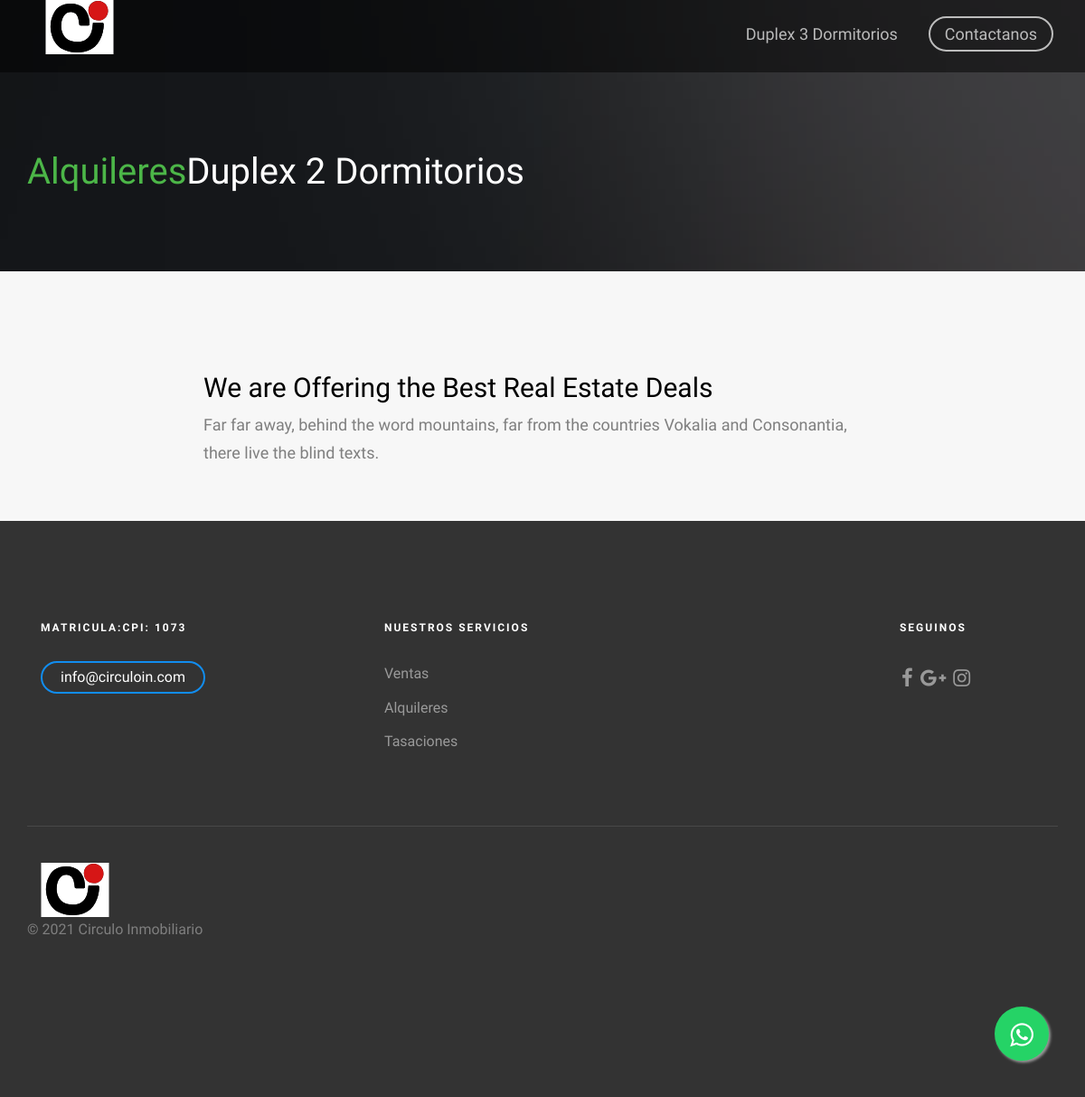
The app's page /alquileres/alqui_duplexdosdormi/, older data.
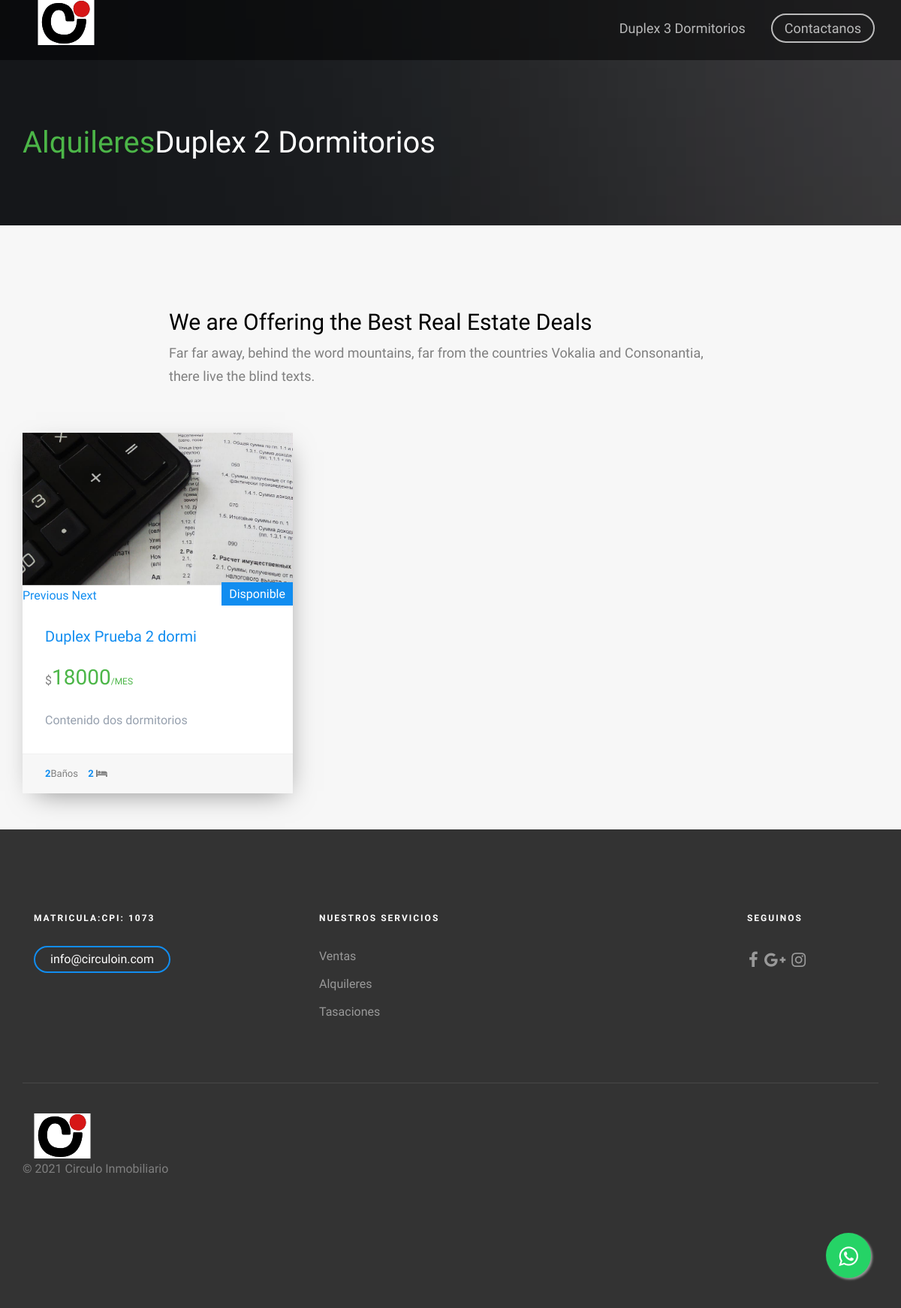
The same page, newer data.
### Alquileres/models.py (models this page shows, shortened)
class PostImagenes(models.Model):
    post= models.ForeignKey(PostAlquiler, default =None ,on_delete=models.CASCADE)
    image = models.ImageField(upload_to ="Imagenes",verbose_name="Imagenes")
    class Meta:
        verbose_name="Agregar una Imagen"
        verbose_name_plural="Agregar mas Imagenes"

class PostAlquiler(models.Model):
    title=  models.CharField(max_length=200, verbose_name="Titulo ")
    content = models.TextField(verbose_name="Contenido")
    imagen = models.ImageField(verbose_name="Imagen", blank =True ,null =True,upload_to="Alquileres")
    price = models.IntegerField(verbose_name="Precio")
    ambientes = models.IntegerField(verbose_name="Dormitorios o Ambientes",blank =True ,null =True)
    superficie= models.IntegerField(verbose_name="Superficie (locales u oficinas)",blank =True,null =True )
    baños= models.IntegerField(verbose_name="Baños",blank = True,null =True)
    plantas= models.IntegerField(verbose_name="Plantas (locales u oficinas)", blank = True,null =True)
    autor = models.ForeignKey(User,verbose_name="Autor", on_delete=models.CASCADE)
    categories= models.ManyToManyField(Category, verbose_name="Categoria")
    created = models.DateTimeField(auto_now_add=True, verbose_name="Creado")
    updated = models.DateTimeField(auto_now=True, verbose_name="Editado")
    class Meta:
            verbose_name="Publicacion"
            verbose_name_plural="Plublicaciones"
            ordering= ["-created"]

### Alquileres/views.py (the view)
# urls.py: path('alqui_duplexdosdormi/', views.alqui_duplexdosdormi ,name ="alqui_duplexdosdormi"),
def alqui_duplexdosdormi(request):
    duplexdosdormis=PostAlquiler.objects.filter(categories=Category.objects.get(nombre = "Duplex 2 Dormitorios"))
    return render(request,'Alquileres/alqui_duplexdosdormi.html',{ 'duplexdosdormis':duplexdosdormis})

### Alquileres/templates/Alquileres/alqui_duplexdosdormi.html (shortened to what this page needs)
{% extends 'App1/base.html'%}
{% load static %}
{% block header %}
	<div id="fh5co-page">
	<header id="fh5co-header" role="banner">
		<div class="container">
			<div class="row">
				<div class="header-inner">
			<img src="{% static 'Appp1/images/circulo.svg'%}" width="106px" height="60px" alt="">
					<nav role="navigation">
						<ul>
							<li><a href="{% url 'alqui_duplextresdormi' %}">Duplex 3 Dormitorios</a></li>
							<li class="cta"><a href="{% url 'contacto' %}">Contactanos</a></li>
						</ul>
					</nav>
				</div>
			</div>
		</div>
	</header>
{% endblock %}
{% block content %}
		<div class="fh5co-page-title" style="background-image: url({% static 'Appp1/images/slide_6.jpg'%});">
		<div class="overlay"></div>
		<div class="container">
			<div class="row">
				<div class="col-md-12 animate-box">
					<h1><span class="colored">Alquileres</span>Duplex 2 Dormitorios</h1>
				</div>
			</div>
		</div>
	</div>
	<div id="best-deal">
		<div class="container">
			<div class="row">
				<div class="col-md-8 col-md-offset-2 text-center fh5co-heading animate-box" data-animate-effect="fadeIn">
					<h2>We are Offering the Best Real Estate Deals</h2>
					<p>Far far away, behind the word mountains, far from the countries Vokalia and Consonantia, there live the blind texts. </p>
				</div>
				{% for duplexdosdormi in duplexdosdormis %}
				<div class="col-md-4 item-block animate-box" data-animate-effect="fadeIn">
					<div class="fh5co-property">
					<figure>
					      <div id="carouselExampleControls"
								class="carousel slide"
								data-ride="carousel">
								<div class="carousel-inner" data-toggle="modal" data-target="#galleryModal">
                                 {% for pi in duplexdosdormi.postimagenes_set.all %}
									<div class="item{% if forloop.first %} active {% endif %}">
								        <img class="carousel-inner" src="{{pi.image.url}}" alt="First slide">
									</div>
								{% endfor %}
								</div>
							    <a class="carousel-control-prev" href="#carouselExampleControls" role="button" data-slide="prev">
									<span class="">Previous</span>
								</a>
								<a class="carousel-control-next" href="#carouselExampleControls" role="button" data-slide="next">
									<span class="">Next</span>
								</a>
							</div>
						<a href="{% url 'article' duplexdosdormi.id %}" class="tag"> Disponible </a>
						</figure>
						<div class="fh5co-property-innter">
							<h3><a href="{% url 'article' duplexdosdormi.id %}">{{duplexdosdormi.title}}</a></h3>
							<div class="price-status">
		                 	<span class="per">$</span><span class="price">{{duplexdosdormi.price}}<span class="per">/Mes</span></span>
		               </div>
		               <p>{{duplexdosdormi.content}}  </p>
	            	</div>
	            	<p class="fh5co-property-specification">
	            		<span><strong>{{duplexdosdormi.baños}}</strong>Baños</span> <span><strong>{{duplexdosdormi.ambientes}} </strong> <i class="fa fa-bed" aria-hidden="true"></i></span>
	            	</p>
					</div>
				</div>
		{% endfor %}
		</div>
</div>
{% endblock %}

### App1/templates/App1/base.html (shortened to what this page needs)
<!DOCTYPE html>
{% load static %}
    <html class="no-js">
	<head>
		<link rel="stylesheet" href="{% static 'Appp1/css/whatsapp.css' %}">
		<link rel="stylesheet" href="{% static 'Appp1/css/animate.css' %}">
		<link rel="stylesheet" href="{% static 'Appp1/css/icomoon.css' %}">
		<link rel="stylesheet" href="{% static 'Appp1/css/bootstrap.css' %}">
		<link rel="stylesheet" href="{% static 'Appp1/css/flexslider.css' %}">
		<link rel="stylesheet" href="{% static 'Appp1/css/style.css' %}">
		<link rel="stylesheet" href="https://maxcdn.bootstrapcdn.com/font-awesome/4.5.0/css/font-awesome.min.css">
		<a href="https://api.whatsapp.com/send?phone=543515900173&text=Hola%21%20Quisiera%20m%C3%A1s%20informaci%C3%B3n%20sobre%20..." class="float" target="_blank">
		<i class="fa fa-whatsapp my-float"></i>
		</a>
	</head>
	<body>
		{% block header %}
		{% endblock %}
			{% block content %}{% endblock %}
	</body>
	<footer id="fh5co-footer" role="contentinfo">
		<div class="container">
			<div class="col-md-3 col-sm-12 col-sm-push-0 col-xs-12 col-xs-push-0">
				<h3>Matricula:CPI: 1073</h3>
				<p><a href="{% url 'contacto' %}" class="btn btn-primary btn-outline with-arrow btn-sm">info@circuloin.com </a></p>
			</div>
			<div class="col-md-6 col-md-push-1 col-sm-12 col-sm-push-0 col-xs-12 col-xs-push-0">
				<h3>Nuestros Servicios</h3>
				<ul >
					<li><a href="{% url 'ventas' %}">Ventas</a></li>
					<li><a href="{% url 'alquiler' %}">Alquileres</a></li>
					<li><a href="{% url 'tasaciones' %}">Tasaciones </a></li>
				</ul>
			</div>
			<div class="col-md-2 col-md-push-1 col-sm-12 col-sm-push-0 col-xs-12 col-xs-push-0">
				<h3>Seguinos</h3>
				<ul class="fh5co-social">
					<li><a href="https://www.facebook.com/inmobiliariaencordoba"><i class="icon-facebook"></i></a></li>
					<li><a href="https://www.google.com/maps/dir//c%C3%ADrculo+inmobiliario+google+maps/data=!4m6!4m5!1m1!4e2!1m2!1m1!1s0x9432a29b5c92abc5:0x8e4f50c4bfffe1c7?sa=X&ved=2ahUKEwj3vYTv-q_uAhVfHLkGHe_nCrsQ9RcwC3oECBAQBA"><i class="icon-google-plus"></i></a></li>
					<li><a href="https://instagram.com/circuloin?igshid=1k5xdgjef6o8n"><i class="icon-instagram"></i></a></li>
				</ul>
			</div>
			<div class="col-md-12 fh5co-copyright text-center">
			<img src="{% static 'Appp1/images/circulo.svg'%}" width="106px" height="60px" alt="">
				<p>&copy; 2021 Circulo Inmobiliario </p>
			</div>
		</div>
	</footer>
</html>

### App1/static/Appp1/css/whatsapp.css (style rules this page uses)
.float { position: fixed; width: 60px; height: 60px; bottom: 40px; right: 40px; background-color: #25d366; color: #FFF; border-radius: 50px; text-align: center; font-size: 30px; box-shadow: 2px 2px 3px #999; z-index: 100; }
.my-float { margin-top: 16px; }

### App1/static/Appp1/css/icomoon.css (style rules this page uses)
[class^="icon-"], [class*=" icon-"] { font-family: 'icomoon' !important; speak: none; font-style: normal; font-weight: normal; font-variant: normal; text-transform: none; line-height: 1; -webkit-font-smoothing: antialiased; -moz-osx-font-smoothing: grayscale; }
.icon-facebook:before { content: "\f09a"; }
.icon-google-plus:before { content: "\f0d5"; }
.icon-instagram:before { content: "\f16d"; }
.fa { font-family: 'FontAwesome' !important; }

Row changes from the older to the newer data that the page shows:
added PostAlquiler: title "Duplex Prueba 2 dormi", price "18000", content "Contenido dos dormitorios", baños "2", ambientes "2"
added PostImagenes: image (picture)
